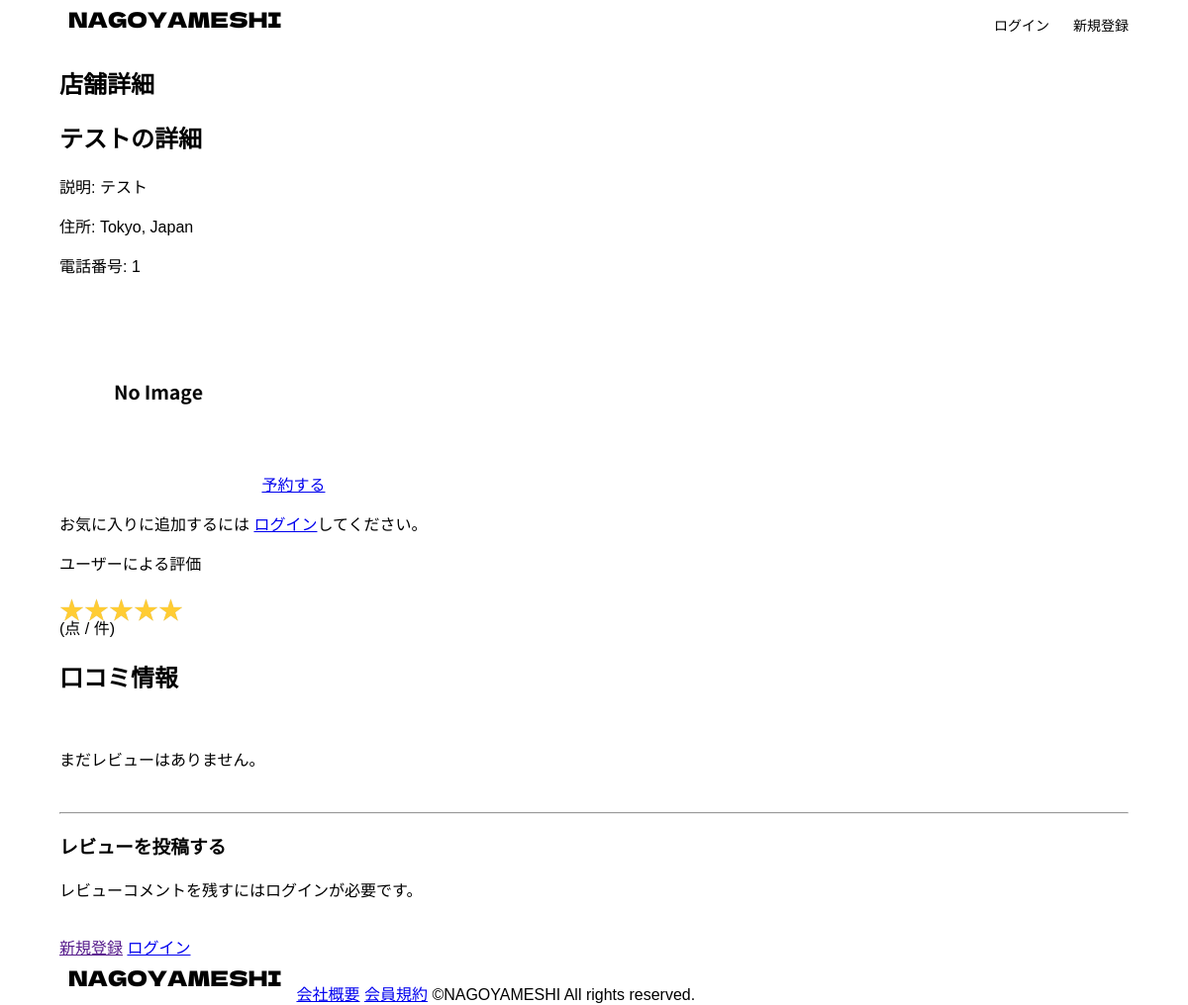
Before: /store/1/ with the older database file.
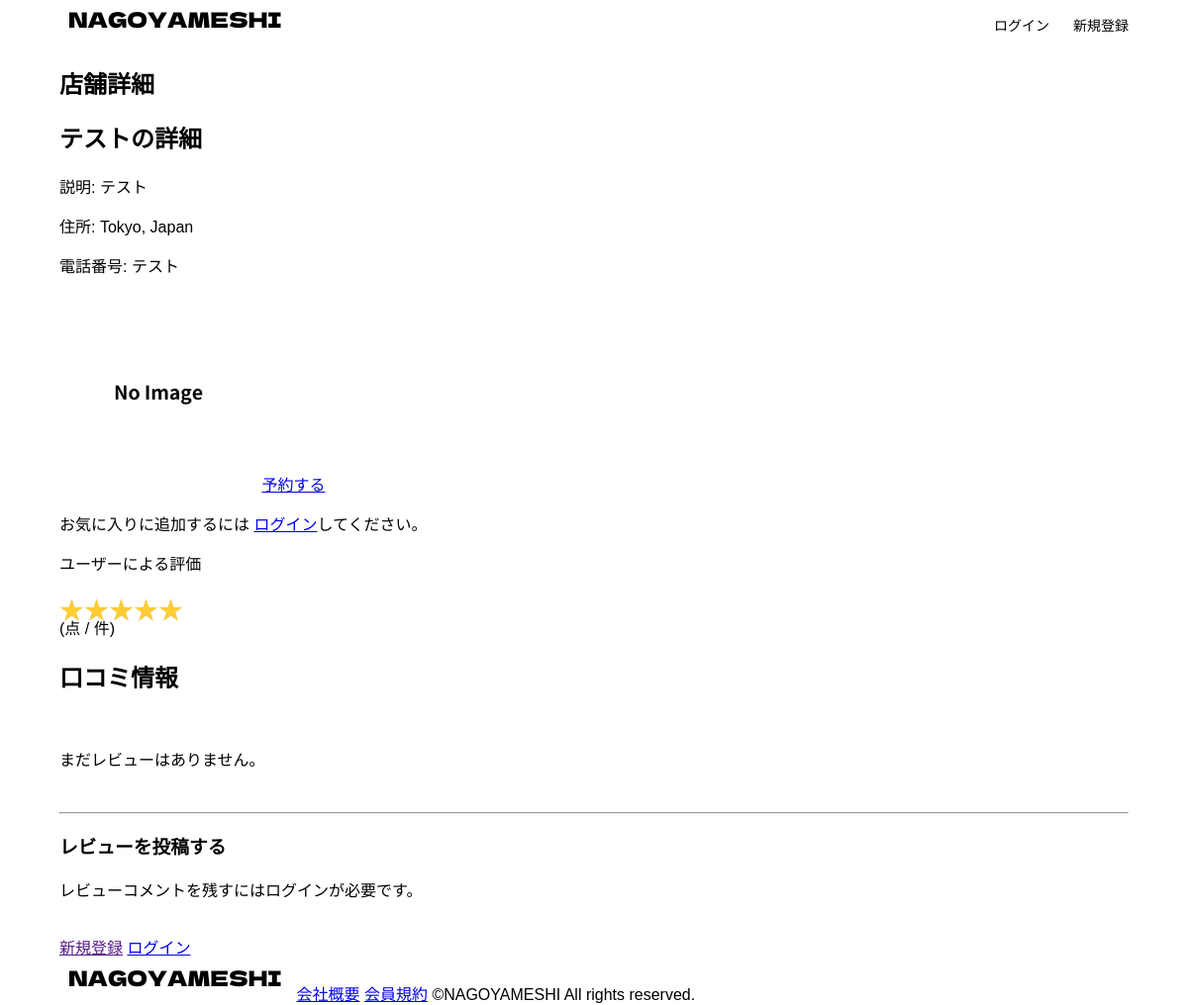
After: the same page with the newer database file.
### nagoyameshi/models.py (models this page shows, shortened)
class Store(models.Model):
    name = models.CharField(max_length=200)
    description = models.TextField()
    address = models.CharField(max_length=200, default='Tokyo, Japan', blank=True)
    phone_number = models.CharField(max_length=20, default='')
    unavailable_dates = models.ManyToManyField('Date', blank=True, related_name='unavailable_stores')
    image = models.ImageField(upload_to='static/images/', default='static/images/default_image.png')

### nagoyameshi/views.py (the view)
# urls.py: path('store/<int:store_id>/', views.store_detail, name='store_detail'),
def store_detail(request, store_id):
    store = get_object_or_404(Store, pk=store_id)
    is_favorite = False
    if request.method == "POST":
        form = StoreForm(request.POST, instance=store)
        if form.is_valid():
            store = form.save(commit=False)
            store.save()
            return redirect('store_detail', pk=store.pk)
        if request.user.is_authenticated:
           is_favorite = Favorite.objects.filter(user=request.user, store=store).exists()
           return render(request, 'store_detail.html', {'store': store, 'is_favorite': is_favorite})
    else:
        form = StoreForm(instance=store)
    return render(request, 'store_detail.html', {'form': form, 'store': store})

### nagoyameshi/templates/store_detail.html (shortened to what this page needs)
{% extends "base.html" %}
{% load static %}
{% block content %}
    <main>
        <article>
           <h1>店舗詳細</h1>
           <body>
            <h1>{{ store.name }}の詳細</h1>
            <p>説明: {{ store.description }}</p>
            <p>住所: {{ store.address }}</p>
            <p>電話番号: {{ store.phone_number }}</p>
            {% if store.image %}
            <img src="{{ store.image.url }}" alt="{{ store.name }}" width="200">
            {% else %}
            <img src="static/images/default_image.png" alt="デフォルト画像" width="200">
            {% endif %}
            <a href="{% url 'booking' store.id %}">予約する</a>
            {% if user.is_authenticated %}
            <form method="post" action="{% url 'toggle_favorite' store.id %}">
                {% csrf_token %}
                <button type="submit">
                    {% if favorite %}
                    お気に入りから削除
                    {% else %}
                    お気に入りに追加
                    {% endif %}
                </button>
            </form>
            {% else %}
            <p>お気に入りに追加するには <a href="{% url 'login' %}">ログイン</a>してください。</p>
            {% endif %}
            {% if not average_rate == 0 %}
            <p>ユーザーによる評価</p>
            <div class="star-rating">
                <div class="star-rating-front" style="width: {{ average_rate }}%">★★★★★</div>
                <div class="star-rating-back">★★★★★</div>
            </div>({{ average|floatformat }}点 / {{ review_count }}件)
            {% else %}
            <p>(まだ評価はありません。最初のレビューをお願いします！)</p>
            {% endif %}
    <br>
    <div class="row">
        <div class="col-md-12">
            <h2 class="section-title">口コミ情報</h2>
            {% if review_list %}
                <h3>レビューコメント</h3>
                {% for item in review_list %}
                    <div class="balloon5">
                        <div class="faceicon">
                            <img src="{% static 'image/reviewer.png' %}">
                            <p class="small">{{ item.user }}</p>
                        </div>
                        <div class="chatting">
                            <div class="says">
                                <div class="star-rating">
                                    <div class="star-rating-front" style="width: {{ item.get_percent }}%">★★★★★</div>
                                    <div class="star-rating-back">★★★★★</div>
                                </div>
                                <br>
                                <p>{{ form.comment }}</p>
                                <p class="small">{{ form.created_at }}</p>
                            </div>
                        </div>
                    </div>
                {% endfor %}
            {% else %}
            <br>
                <p>まだレビューはありません。</p>
                <br>
            {% endif %}
            <hr>
            <h3>レビューを投稿する</h3>
            {% if user.is_authenticated %}
                <form class="login-form" action="{% url 'review' store.id %}" method="POST">
                    {{ review_form.non_field_errors }}
                    <div class="evaluation" style="float:left;">
                        <input id="score1" type="radio" name="score" value="5" />
                        <label for="score1"><span class="text">最高</span>★</label>
                        <input id="score2" type="radio" name="score" value="4" />
                        <label for="score2"><span class="text">良い</span>★</label>
                        <input id="score3" type="radio" name="score" value="3" />
                        <label for="score3"><span class="text">普通</span>★</label>
                        <input id="score4" type="radio" name="score" value="2" />
                        <label for="score4"><span class="text">悪い</span>★</label>
                        <input id="score5" type="radio" name="score" value="1" />
                        <label for="score5"><span class="text">最悪</span>★</label>
                    </div>
                    <br><br><br>
                    <label for="comment">コメント:</label>
                    <textarea class="form-control" name="text" rows="3"></textarea>
                    <div class="form-group" type="text">{{ review_form.comment }}</div>
                    {% csrf_token %}
                    <br>
                    <button type="submit" class="btn common-btn">投稿する</button>
                    {% if form.errors %}
                    <br>
                    <p>エラー内容</p>
                        {% for field in form %}
                            {% for error in field.errors %}
                                <p>{{ error }}</p>
                            {% endfor %}
                        {% endfor %}
                    {% endif %}
                </form>
            {% else %}
                <p>レビューコメントを残すにはログインが必要です。</p>
                <br>
                <a class="btn common-btn" href="">新規登録</a>
                <a class="btn common-btn-outline" href="{% url 'login' %}">ログイン</a>
            {% endif %}
        </div>
    </div>
        </body>
        </article>
    </main>
{% endblock %}

### nagoyameshi/templates/base.html (shortened to what this page needs)
{% load static %}
<!doctype html>
<html lang="ja">
  <head>
    <link href="{% static 'css/style.css' %}" rel="stylesheet">
    <body>
  <header>
  <a href="{% url 'top' %}" id="logo"><img src="{% static 'images/logo.png' %}" alt="トップページ"></a>
  {% if request.user.is_authenticated %}
  <span class="navbar-text">ようこそ {{ user.get_username }} さん</span>
  {% if user.user_type == 1 %}
  <a href="{% url 'user_dashboard' %}">マイページ</a>
  {% elif user.user_type == 2 %}
  <a href="{% url 'store_dashboard' %}">マイページ</a>
  {% endif %}
  <li class="nav-item" style="list-style-type: none;">
  <form method="post" action="{% url 'logout' %}">
  {% csrf_token %}
  <button type="submit" style="background: none!important; font-size: 16px; border: none; padding: 0!important; color: #069; text-decoration: underline; cursor: pointer;">ログアウト</button>
  </form>
  </li>
  {% else %}
  <nav id="nav-pc">
  <a href="{% url 'login' %}">ログイン</a>
  <a href="{% url 'sign_up' %}">新規登録</a>
  </nav>
  {% endif %}
  </header>
    {% block content %}{% endblock %}
     <footer>
      <div id="footer-logo">
        <a href="{% url 'top' %}" id="logo"><img src="{% static 'images/logo.png' %}" alt="トップページ"></a>
        <a href="{% url 'companyoverview' %}">会社概要</a>
        <a href="{% url 'membershipterms' %}">会員規約</a>
        <span id="copyright">&copy;NAGOYAMESHI All rights reserved. </span>
      </div>
     </footer>
    </body>
</html>

### static/css/style.css (style rules this page uses)
body { font-family: "Source Sans Pro", "Hiragino Kaku Gothic ProN", Meiryo, Arial, sans-serif; }
p { font-size: 15px; }
body { max-width: 1080px; min-width: 960px; margin: 0 auto 0 auto; }
header { display: flex; justify-content: space-between; }
#nav-pc { font-size: 14px; padding-top: 15px; }
#nav-pc > a { text-decoration: none; margin-left: 20px; }
#nav-pc > a:link { color:black; }
.star-rating { position: relative; width: 5em; height: 1em; font-size: 25px; }
.star-rating-front { position: absolute; top: 0; left: 0; overflow: hidden; color: #ffcc33; }
.star-rating-back { color: #ccc; }

Changed rows visible on the page:
changed Store "テスト": phone_number "1" → "テスト"
